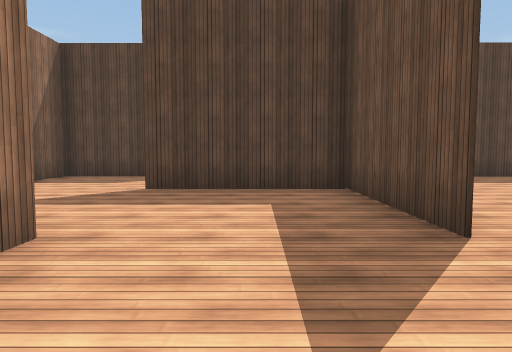
[1] (above)

22 first-person views from a walk through a scene from a Unity 3-D project. The camera is 1.2 m above the floor, tilts 4° down and sees 70° across. The floor is counted in squares, 2 m on a side. Each view is taken from the middle of a square. On the plan, view 1 faces up. The plan holds only what a view shows up to about 10 squares ahead; the rest is blank. Some animated figures are not drawn. Surface patterns are stand-ins for the level's own textures.

[2]
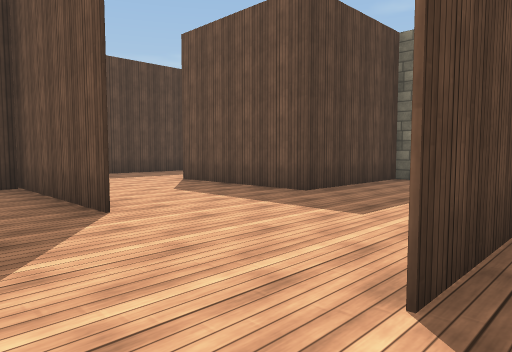

[3]
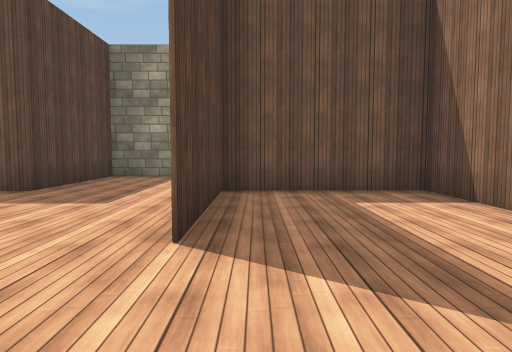

[4]
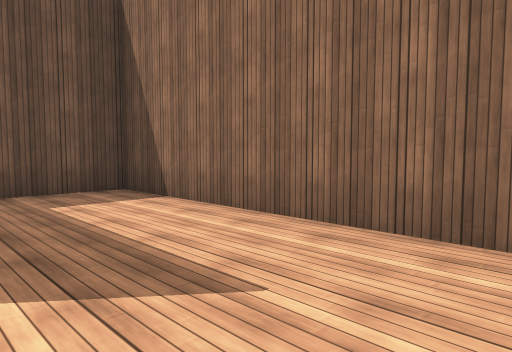

[5]
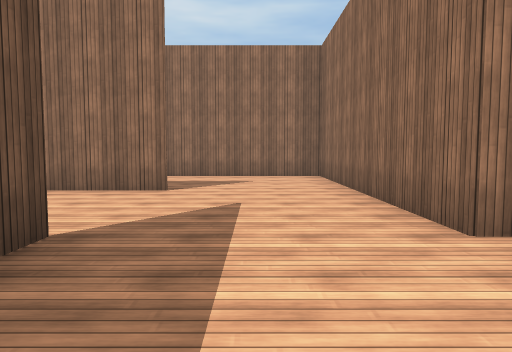

[6]
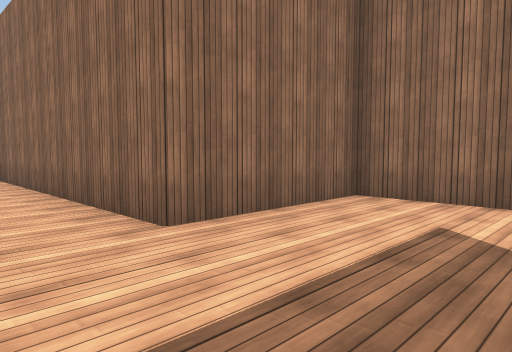

[7]
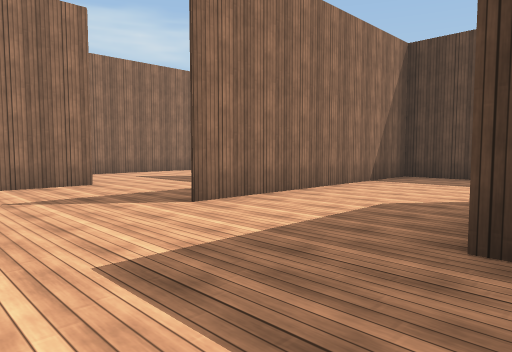

[8]
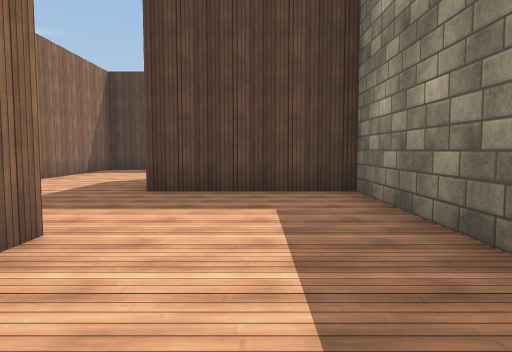

[9]
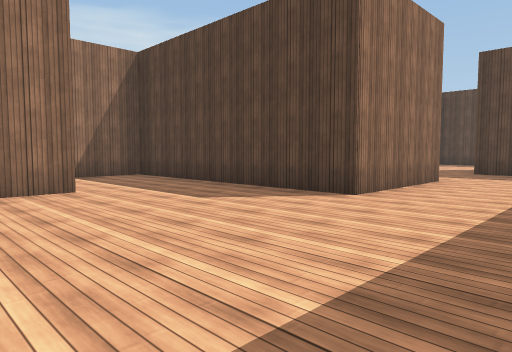

[10]
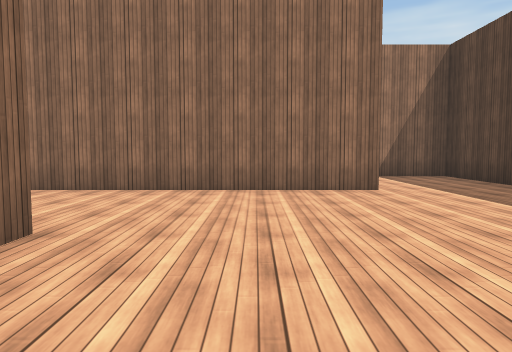

[11]
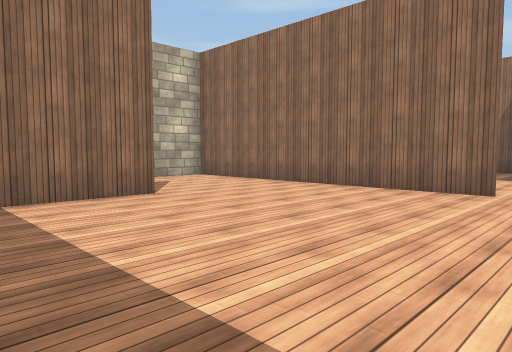

[12]
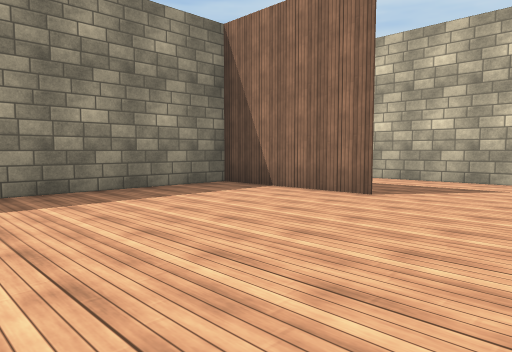

[13]
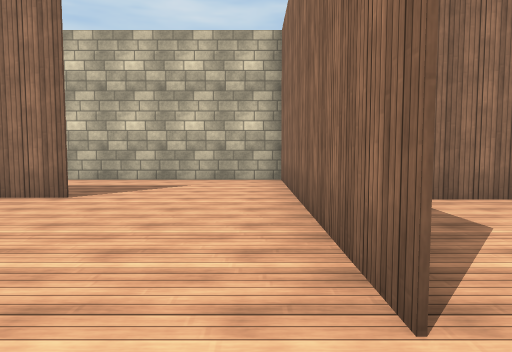

[14]
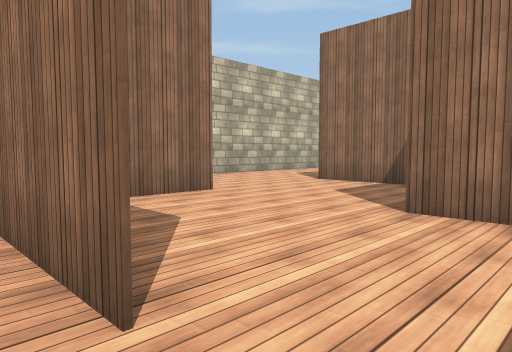

[15]
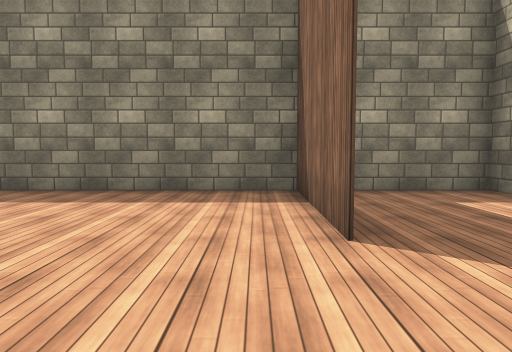

[16]
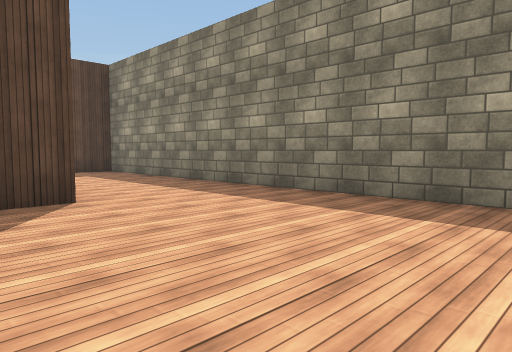

[17]
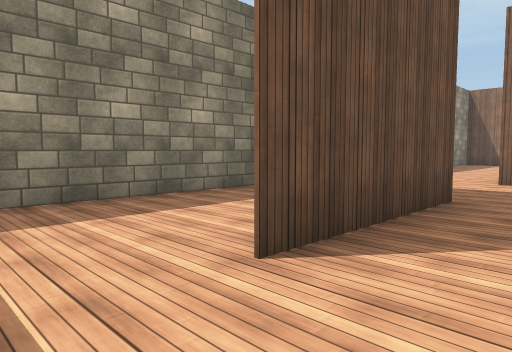

[18]
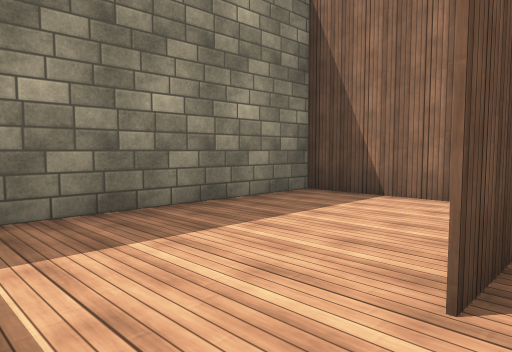

[19]
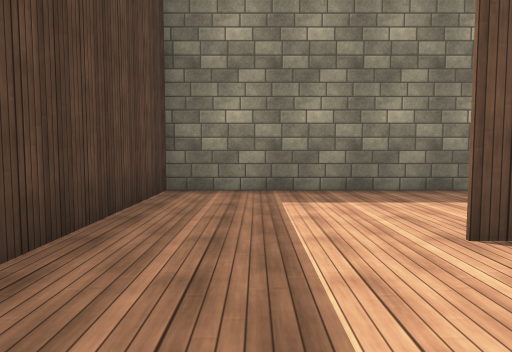

[20]
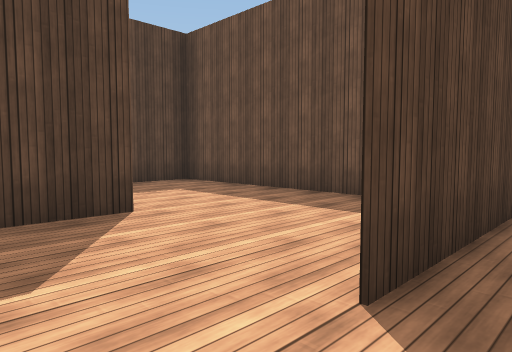

[21]
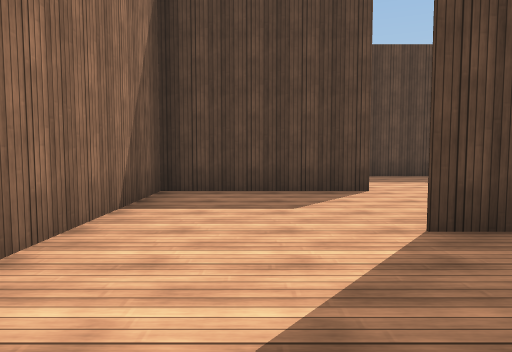

[22]
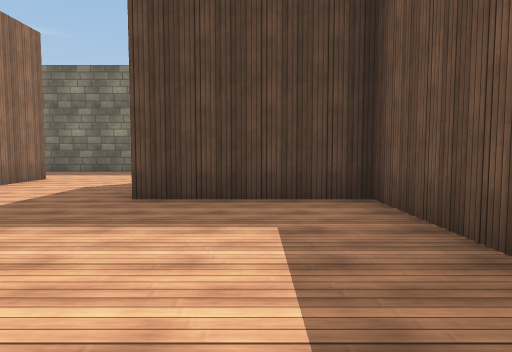

### Floor plan
Ten units are one square. View 1 is at (0, 0); x grows to the right and y downward. Boxes are objects, and circles mark ways between rooms. Rooms are numbered by the first view taken in them; rooms with no view inside come last. Other rooms are left out.
<svg viewBox="-49 -120 129 250">
<path fill="none" stroke="#000" d="M14 -24 14 -61M44 -23 44 -56M15 -57 -18 -57M-16 36 44 36 44 5 12 5 45 5M-44 -55 -44 -25 -15 -25 -15 40M45 -84 15 -84 15 -24M15 61 15 125 75 125 75 -19M44 96 75 96M45 5 45 36 15 36M75 -23 44 -23M-12 -84 -44 -84 -44 -55M14 -61 14 -85M-16 96 -1 96M-15 40 -15 65M-44 70 -44 96M15 36 -15 36M54 -25 75 -25M75 -19 75 -84 45 -84M14 -85 14 -115 -16 -115"/>
<circle cx="40" cy="-10" r="3" fill="#2a7"/>
<circle cx="-25" cy="-60" r="3" fill="#2a7"/>
<circle cx="40" cy="-65" r="3" fill="#2a7"/>
<circle cx="10" cy="55" r="3" fill="#2a7"/>
<circle cx="-5" cy="-80" r="3" fill="#2a7"/>
<text x="10" y="-20">1</text>
<text x="50" y="60">2</text>
<text x="-20" y="-70">3</text>
<text x="-10" y="70">4</text>
<text x="60" y="-50">5</text>
<text x="-10" y="-100">6</text>
</svg>
Room 1 opens to room 2. Room 1 opens to room 3. Room 1 opens to room 5. Room 2 opens to room 4. Room 3 opens to room 6.

Where each view was taken, in squares from view 1:
view 1: 0 up, 0 right, facing up
view 2: 1 down, 0 right, facing up-right
view 3: 1 down, 1 left, facing right
view 4: 1 down, 1 left, facing down-right
view 5: 5 up, 0 right, facing down
view 6: 5 up, 0 right, facing down-left
view 7: 0 up, 5 right, facing up-left
view 8: 3 down, 6 right, facing up
view 9: 8 down, 7 right, facing up-left
view 10: 8 down, 7 right, facing left
view 11: 5 down, 7 right, facing down-left
view 12: 5 down, 2 right, facing down-right
view 13: 5 down, 2 right, facing down
view 14: 5 down, 2 right, facing down-left
view 15: 9 down, 2 right, facing right
view 16: 8 down, 3 right, facing up-right
view 17: 7 up, 3 right, facing down-right
view 18: 7 up, 4 right, facing down-right
view 19: 7 up, 2 right, facing right
view 20: 5 up, 3 left, facing up-right
view 21: 3 up, 3 left, facing up
view 22: 7 up, 0 right, facing up
